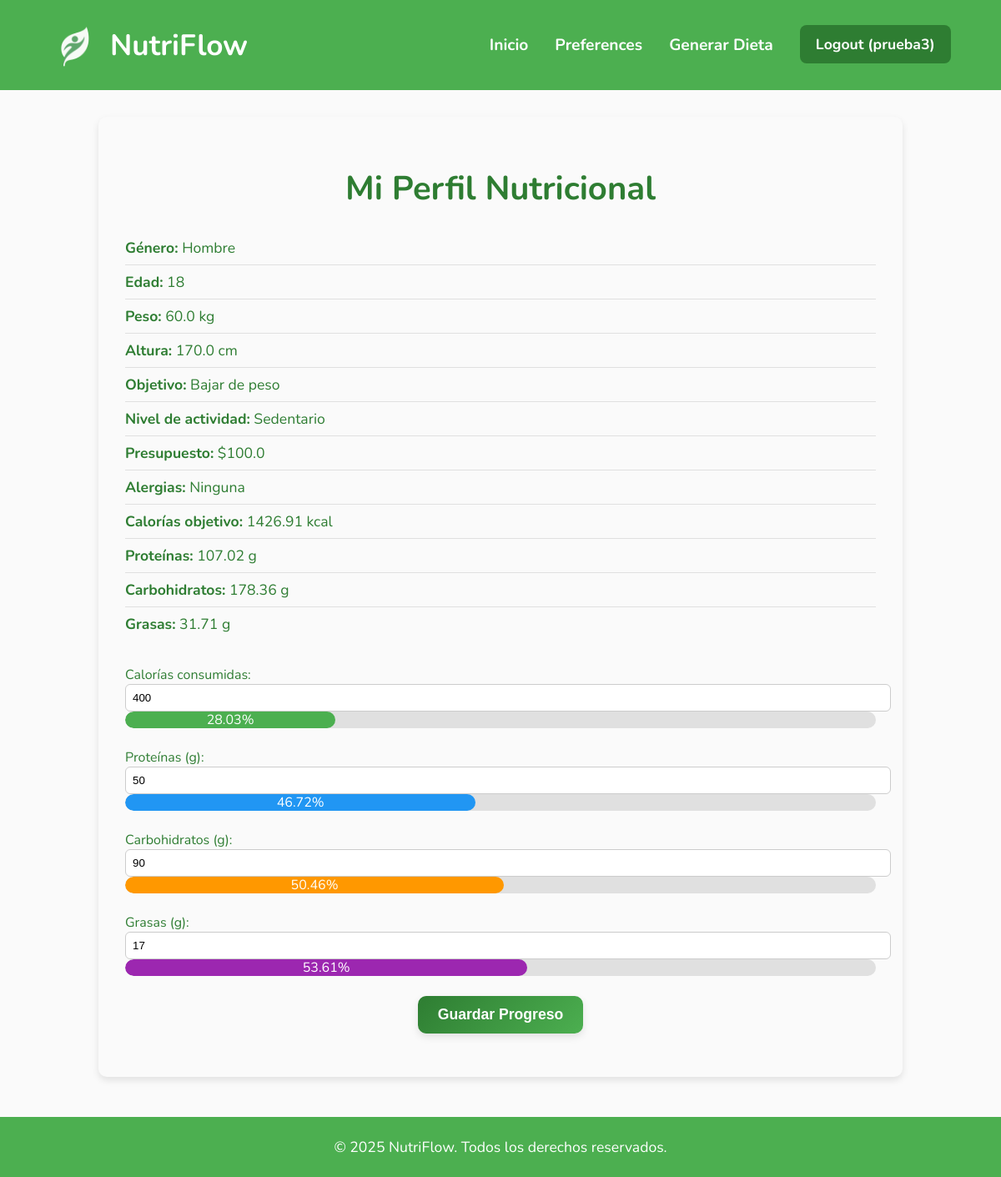
/preferences/perfil/ (signed in), run on an earlier commit of the app's database.
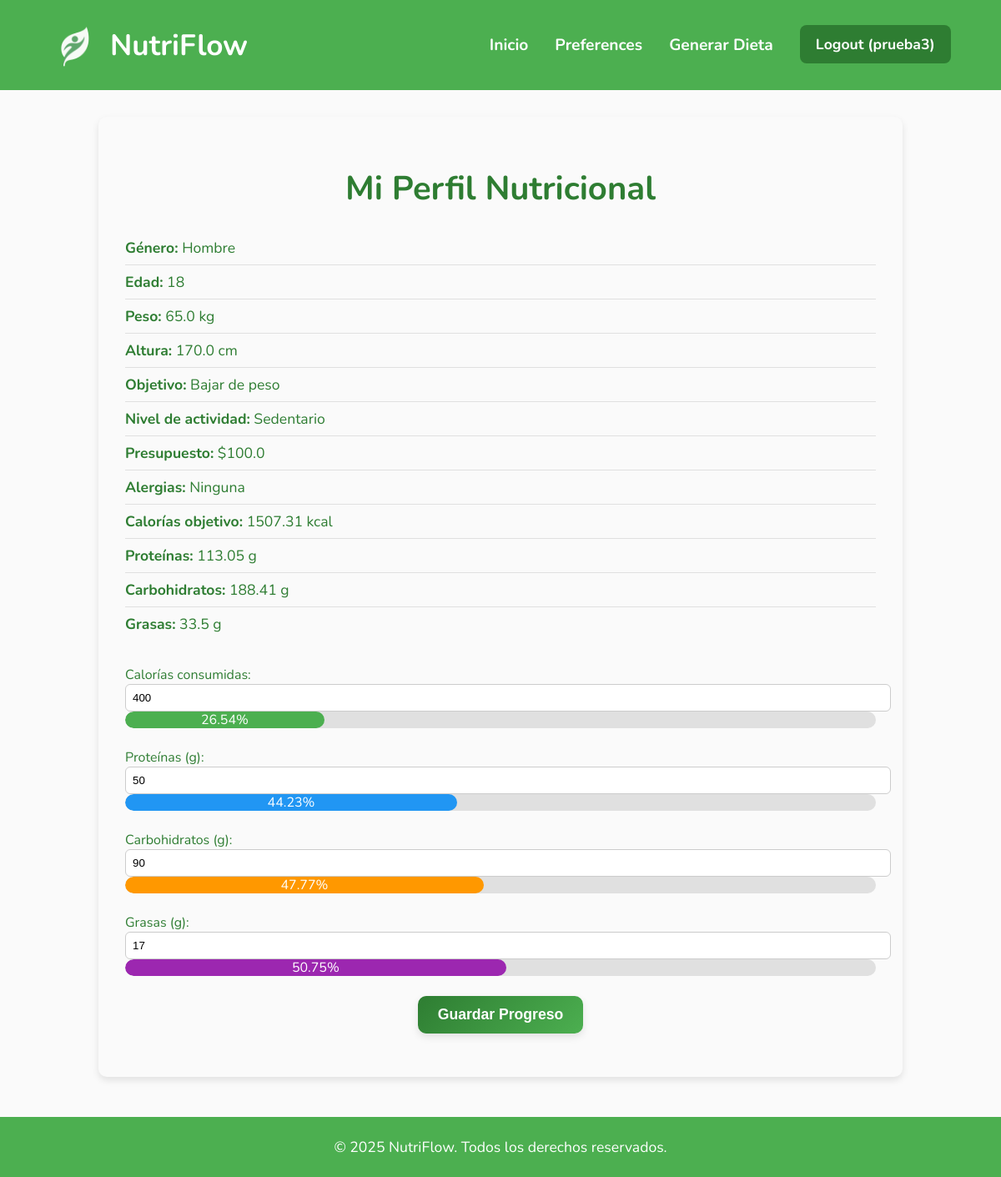
And on a later commit of the database.
### preferences/models.py (models this page shows, shortened)
class Preferences(models.Model):
    user = models.OneToOneField(User, on_delete=models.CASCADE)
    genero = models.CharField(max_length=10, choices=[("male", "Hombre"), ("female", "Mujer")])
    objetivo = models.CharField(max_length=20, choices=[("lose_weight", "Bajar de peso"), ("improve_health", "Mejorar salud"), ("gain_weight", "Subir de peso")])
    edad = models.IntegerField()
    peso = models.FloatField()
    altura = models.FloatField()
    nivel_actividad = models.CharField(max_length=20, choices=[("sedentario", "Sedentario"), ("ligero", "Ligero"), ("moderado", "Moderado"), ("activo", "Activo"), ("muy_activo", "Muy Activo")])
    presupuesto = models.FloatField()
    alergias = models.TextField(blank=True, null=True)
    calorias = models.FloatField(default=0)
    proteinas = models.FloatField(default=0)
    carbohidratos = models.FloatField(default=0)
    grasas = models.FloatField(default=0)

### accounts/views.py (the view)
# urls.py: path('perfil/', profile_view, name='perfil'),
@login_required
def profile_view(request):
    preferences = Preferences.objects.filter(user=request.user).first()
    if not preferences:
        return render(request, 'account.html', {
            'no_preferences': True
        })
    calorias_consumidas = 400
    proteinas_consumidas = 50
    carbohidratos_consumidos = 90
    grasas_consumidas = 17
    def porcentaje(actual, objetivo):
        return min(round((actual / objetivo) * 100, 2), 100) if objetivo > 0 else 0
    context = {
        'no_preferences': False,
        'preferences': preferences,
        'calorias_consumidas': calorias_consumidas,
        'proteinas_consumidas': proteinas_consumidas,
        'carbohidratos_consumidos': carbohidratos_consumidos,
        'grasas_consumidas': grasas_consumidas,
        'porcentaje_calorias': porcentaje(calorias_consumidas, preferences.calorias),
        'porcentaje_proteinas': porcentaje(proteinas_consumidas, preferences.proteinas),
        'porcentaje_carbohidratos': porcentaje(carbohidratos_consumidos, preferences.carbohidratos),
        'porcentaje_grasas': porcentaje(grasas_consumidas, preferences.grasas),
    }
    return render(request, 'account.html', context)

### accounts/templates/account.html (shortened to what this page needs)
<!DOCTYPE html>
<html lang="es">
<head>
</head>
<body>
<header>
    <div class="container-flex">
        <div class="logo">
            <img src="/media/images/nutriflowlogo.png" alt="NutriFlow Logo">
            <span style="margin-left: 12px;">NutriFlow</span>
        </div>
        <nav>
            <ul>
                <li><a href="/">Inicio</a></li>
                <li><a href="/preferences">Preferences</a></li>
                <li><a href="{% url 'generate_diet' %}">Generar Dieta</a></li>
                {% if user.is_authenticated %}
                    <li><a href="{% url 'logoutaccount' %}" class="cta-button">Logout ({{ user.username }})</a></li>
                {% else %}
                    <li><a href="{% url 'loginaccount' %}">Login</a></li>
                    <li><a href="{% url 'signupaccount' %}" class="cta-button">Get Started</a></li>
                {% endif %}
            </ul>
        </nav>
    </div>
</header>
<div class="perfil-container">
    <h1>Mi Perfil Nutricional</h1>
    {% if preferences %}
    <div class="perfil-info">
        <ul>
            <li><strong>Género:</strong> {{ preferences.get_genero_display }}</li>
            <li><strong>Edad:</strong> {{ preferences.edad }}</li>
            <li><strong>Peso:</strong> {{ preferences.peso }} kg</li>
            <li><strong>Altura:</strong> {{ preferences.altura }} cm</li>
            <li><strong>Objetivo:</strong> {{ preferences.get_objetivo_display }}</li>
            <li><strong>Nivel de actividad:</strong> {{ preferences.get_nivel_actividad_display }}</li>
            <li><strong>Presupuesto:</strong> ${{ preferences.presupuesto }}</li>
            <li><strong>Alergias:</strong> {{ preferences.alergias|default:"Ninguna" }}</li>
            <li><strong>Calorías objetivo:</strong> {{ preferences.calorias }} kcal</li>
            <li><strong>Proteínas:</strong> {{ preferences.proteinas }} g</li>
            <li><strong>Carbohidratos:</strong> {{ preferences.carbohidratos }} g</li>
            <li><strong>Grasas:</strong> {{ preferences.grasas }} g</li>
        </ul>
    </div>
    {% else %}
    <p>Aún no has configurado tus preferencias nutricionales. Puedes hacerlo desde tu panel de usuario.</p>
    {% endif %}
    <div class="progreso">
        <form method="POST">
    <div style="margin-bottom: 1.5rem;">
        <label for="calorias">Calorías consumidas:</label><br>
        <input type="number" name="calorias" id="calorias" value="{{ calorias_consumidas }}" required style="width: 100%; padding: 8px; border-radius: 6px; border: 1px solid #ccc;">
        <div class="barra"><div class="relleno calorias" style="width: {{ porcentaje_calorias }}%;">{{ porcentaje_calorias }}%</div></div>
    </div>
    <div style="margin-bottom: 1.5rem;">
        <label for="proteinas">Proteínas (g):</label><br>
        <input type="number" name="proteinas" id="proteinas" value="{{ proteinas_consumidas }}" required style="width: 100%; padding: 8px; border-radius: 6px; border: 1px solid #ccc;">
        <div class="barra"><div class="relleno proteinas" style="width: {{ porcentaje_proteinas }}%;">{{ porcentaje_proteinas }}%</div></div>
    </div>
    <div style="margin-bottom: 1.5rem;">
        <label for="carbohidratos">Carbohidratos (g):</label><br>
        <input type="number" name="carbohidratos" id="carbohidratos" value="{{ carbohidratos_consumidos }}" required style="width: 100%; padding: 8px; border-radius: 6px; border: 1px solid #ccc;">
        <div class="barra"><div class="relleno carbohidratos" style="width: {{ porcentaje_carbohidratos }}%;">{{ porcentaje_carbohidratos }}%</div></div>
    </div>
    <div style="margin-bottom: 1.5rem;">
        <label for="grasas">Grasas (g):</label><br>
        <input type="number" name="grasas" id="grasas" value="{{ grasas_consumidas }}" required style="width: 100%; padding: 8px; border-radius: 6px; border: 1px solid #ccc;">
        <div class="barra"><div class="relleno grasas" style="width: {{ porcentaje_grasas }}%;">{{ porcentaje_grasas }}%</div></div>
    </div>
    <button type="submit" class="cta-button" style="
        background: linear-gradient(135deg, var(--verde-profundo), var(--verde-vitalidad));
        border: none;
        color: white;
        padding: 12px 24px;
        font-size: 1.1rem;
        font-weight: bold;
        border-radius: 10px;
        box-shadow: 0 4px 10px rgba(0,0,0,0.1);
        transition: all 0.3s ease;
        cursor: pointer;
        display: block;
        margin: 20px auto;
    "> Guardar Progreso</button>
</form>
    </div>
</div>
<footer>
    <div class="footer">
      <p>&copy; 2025 NutriFlow. Todos los derechos reservados.</p>
    </div>
</footer>
</body>
</html>

### accounts/templates/account.html (style rules this page uses)
:root { --verde-vitalidad: #4CAF50; --verde-tranquilo: #81C784; --verde-profundo: #2E7D32; --blanco-pureza: #FAFAFA; --gris-natural: #B0BEC5; }
body { font-family: 'Nunito', sans-serif; background-color: var(--blanco-pureza); color: var(--verde-profundo); margin: 0; padding: 0; }
header { background-color: var(--verde-vitalidad); color: white; padding: 1.5rem 0; }
.container-flex { width: 90%; max-width: 1100px; margin: 0 auto; display: flex; justify-content: space-between; align-items: center; }
.logo { display: flex; align-items: center; font-size: 2.2rem; font-weight: 700; color: white; }
.logo img { height: 60px; vertical-align: middle; }
nav ul { list-style: none; display: flex; gap: 2rem; padding: 0; margin: 0; }
nav a { color: white; text-decoration: none; font-weight: 700; font-size: 1.2rem; transition: opacity 0.3s ease; }
.cta-button { background-color: var(--verde-profundo); padding: 0.7rem 1.2rem; border-radius: 8px; font-size: 1.1rem; transition: background-color 0.3s; }
.perfil-container { width: 90%; max-width: 900px; margin: 2rem auto; background-color: var(--blanco-pureza); border-radius: 10px; box-shadow: 0 4px 8px rgba(0, 0, 0, 0.1); padding: 2rem; }
h1 { color: var(--verde-profundo); text-align: center; font-size: 2.5rem; margin-bottom: 1.5rem; }
.perfil-info ul { list-style: none; padding: 0; }
.perfil-info li { padding: 8px 0; border-bottom: 1px solid #e0e0e0; font-size: 1.1rem; }
.perfil-info li:last-child { border-bottom: none; }
.progreso { margin-top: 30px; }
footer { background-color: var(--verde-vitalidad); color: white; padding: 1.5rem 0; margin-top: 3rem; }
footer p { text-align: center; margin: 0; font-size: 1.1rem; color: white; }
.barra { height: 20px; background-color: #e0e0e0; border-radius: 10px; overflow: hidden; margin-bottom: 15px; }
.relleno { height: 100%; line-height: 20px; color: white; text-align: center; border-radius: 10px; }
.calorias { background-color: #4caf50; }
.proteinas { background-color: #2196f3; }
.carbohidratos { background-color: #ff9800; }
.grasas { background-color: #9c27b0; }

What changed in the data, as far as the page shows it:
changed Preferences "Hombre": peso "60.0" → "65.0"; calorias "1426.91" → "1507.31"; proteinas "107.02" → "113.05"; carbohidratos "178.36" → "188.41"; grasas "31.71" → "33.5"
Also different on the page:
{{ porcentaje_calorias }}: 28.03 → 26.54 (drawn)
{{ porcentaje_calorias }}: "28.03" → "26.54"
{{ porcentaje_proteinas }}: 46.72 → 44.23 (drawn)
{{ porcentaje_proteinas }}: "46.72" → "44.23"
{{ porcentaje_carbohidratos }}: 50.46 → 47.77 (drawn)
{{ porcentaje_carbohidratos }}: "50.46" → "47.77"
{{ porcentaje_grasas }}: 53.61 → 50.75 (drawn)
{{ porcentaje_grasas }}: "53.61" → "50.75"
